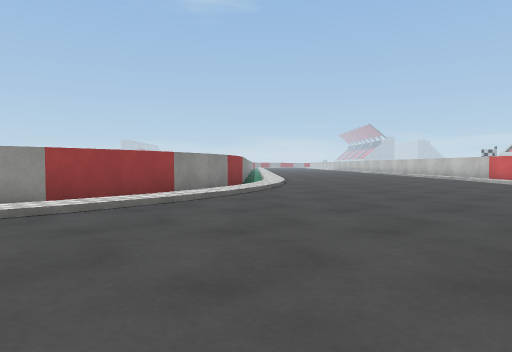
View 1 (above)

20 first-person views from a walk through a scene from a Unity 3-D project. The camera is 0.62 m above the floor, tilts 2° down and sees 75° across. The floor is counted in squares, 1 m on a side. Each view is taken from the middle of a square. On the plan, view 1 faces up. The plan holds only what a view shows up to about 10 squares ahead; the rest is blank. The place goes on beyond the plan. Some surface patterns are stand-ins.

View 2
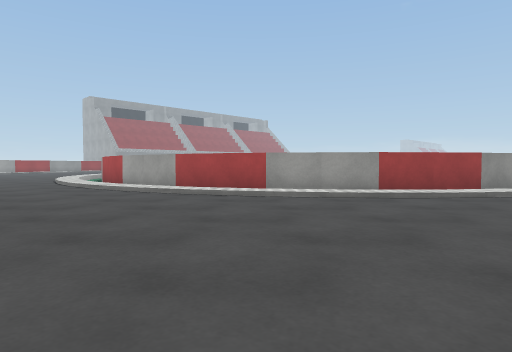

View 3
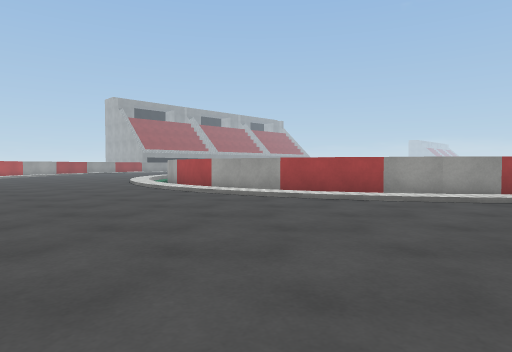

View 4
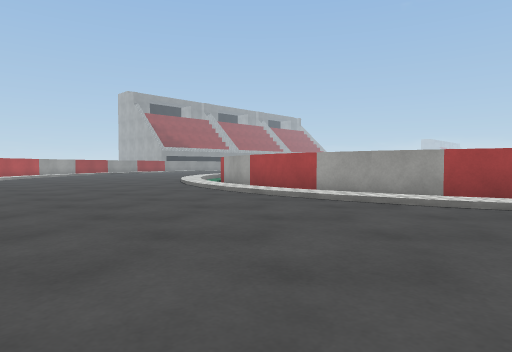

View 5
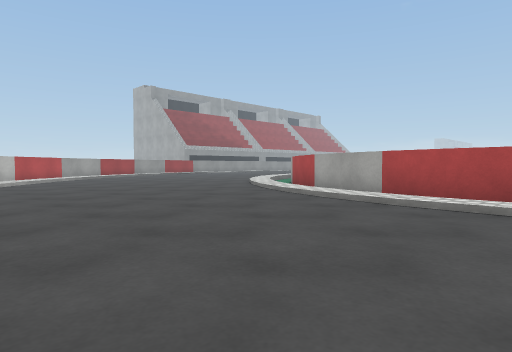

View 6
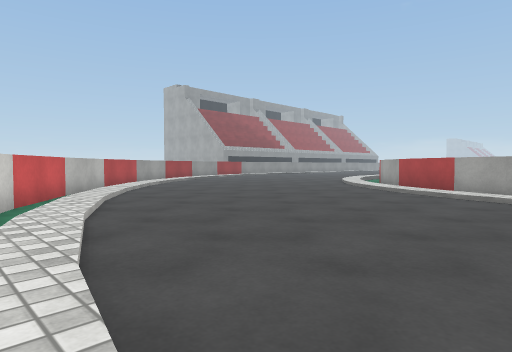

View 7
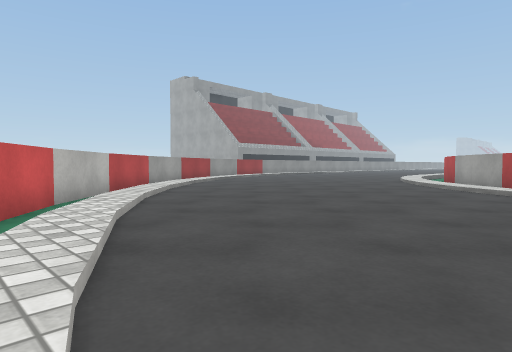

View 8
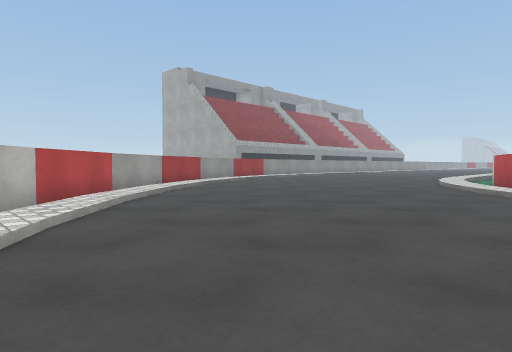

View 9
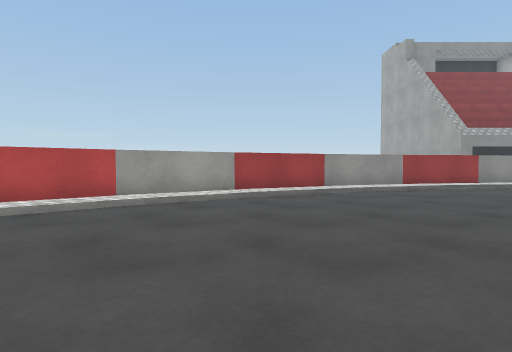

View 10
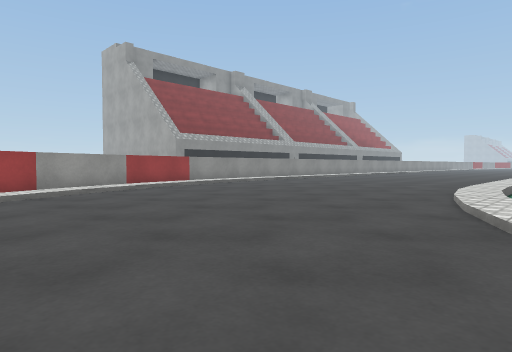

View 11
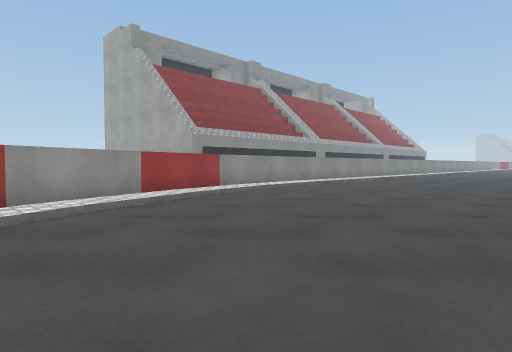

View 12
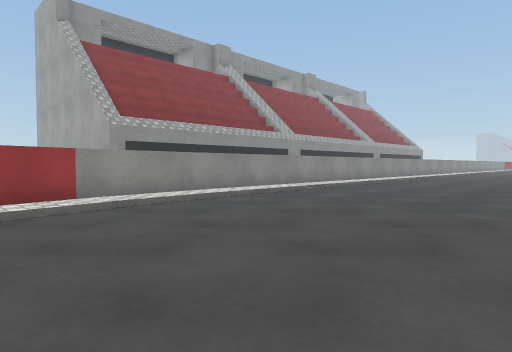

View 13
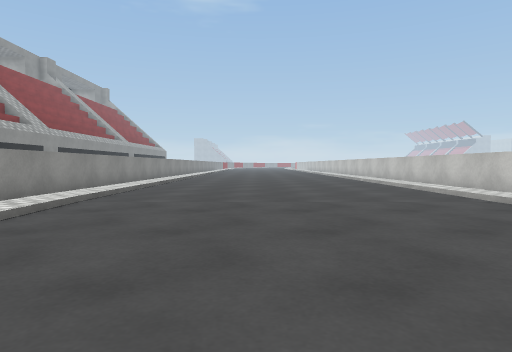

View 14
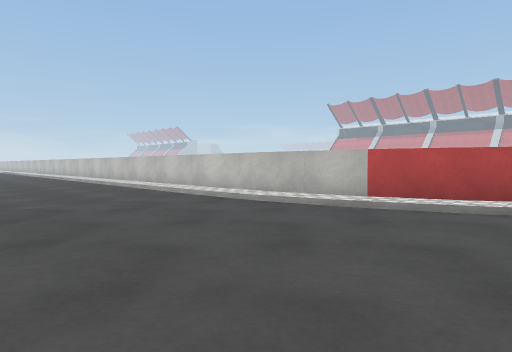

View 15
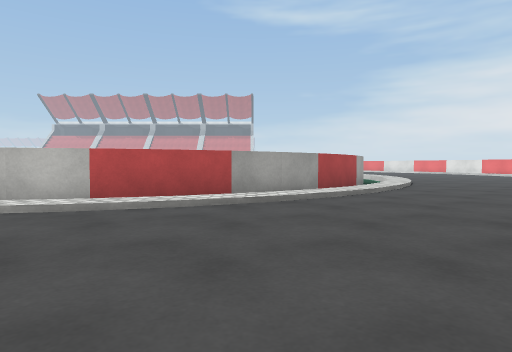

View 16
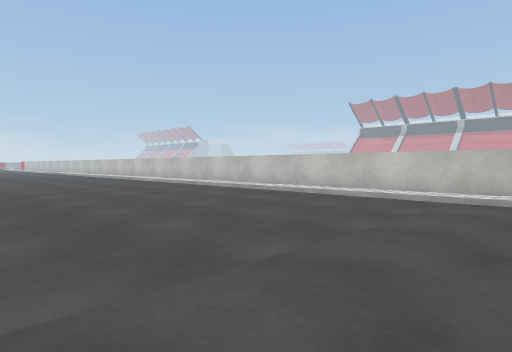

View 17
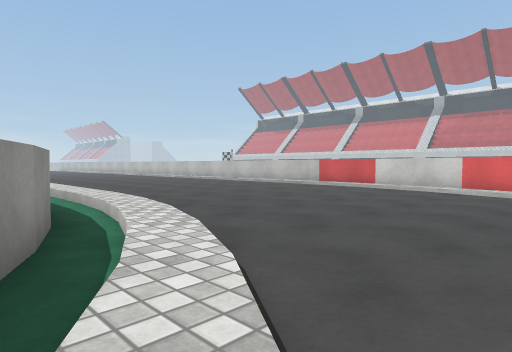

View 18
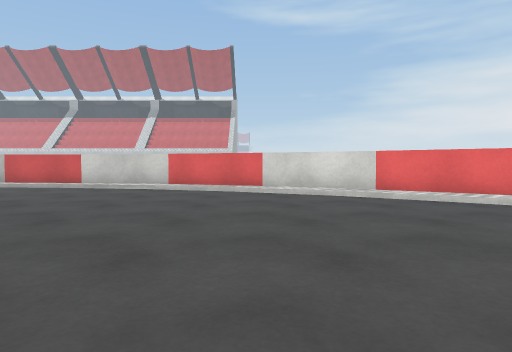

View 19
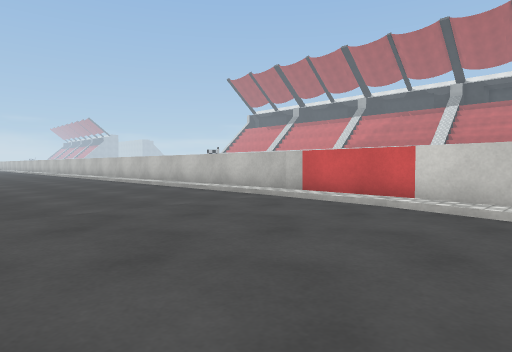

View 20
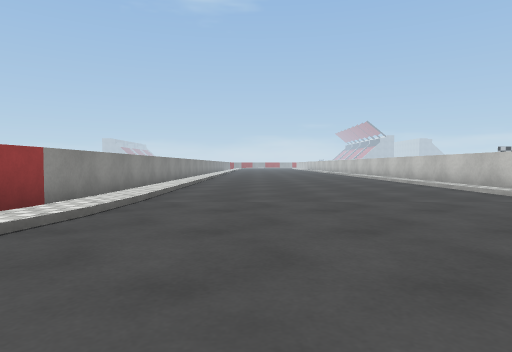

### Floor plan
Key: @ floor where view 1 was taken; # wall or solid block; . main floor; : floor 0.1 m higher than the main floor; / step, stairs or slope; ^ raised ledge; v drop or lower ground.
Columns run from 31 left of view 1 to 9 right of it. Each row starts with its distance up from view 1.
 17 ^ /....../v#                  #v/....../#
 16 ^v/....../v#                  #v/....../#
 15 ^v/....../v#                  #v/....../#
 14 ^v/....../v#                  #v/....../#
 13 ^v/....../v#                  #v/....../#
 12 ^v/....../v#                  #v/....../#
 11 ^v/....../v#                  #v/....../^
 10  ^/....../v#                  #v/....../^
  9  #:.......:##                ##:.......^
  8  #v......./v#                #v/.......^
  7  #v/....../v##              ##v/....../#
  6  #v/......./v##            ##v/......./#
  5  ##v/......./v##          ##v/......./##
  4   #v/......../v###      ###v/......../#
  3   ##v/......../vv########vv/......../##
  2    #v/.........//:vvvvvv://........./#
  1    ##v/...........//////.........  /##
  0     ##v/.......................@
 -1      ##v/.......................
 -2       ##v/......................
 -3        ##v//..................
 -4         ##vv//..............//
 -5          ###vv//...
 -6               vvv:/

Where each view was taken, in squares from view 1:
view 1: 0 up, 0 right, facing up
view 2: 2 down, 0 right, facing up-left
view 3: 4 down, 2 left, facing up-left
view 4: 4 down, 6 left, facing up-left
view 5: 4 down, 10 left, facing up-left
view 6: 6 down, 13 left, facing up-left
view 7: 5 down, 16 left, facing up-left
view 8: 3 down, 18 left, facing up-left
view 9: 3 up, 20 left, facing left
view 10: 3 up, 20 left, facing up-left
view 11: 4 up, 23 left, facing up-left
view 12: 8 up, 24 left, facing up-left
view 13: 7 up, 26 left, facing up
view 14: 7 up, 26 left, facing up-right
view 15: 7 up, 26 left, facing right
view 16: 11 up, 28 left, facing up-right
view 17: 5 up, 2 left, facing up-right
view 18: 5 up, 1 left, facing right
view 19: 8 up, 3 right, facing up-right
view 20: 7 up, 3 right, facing up
